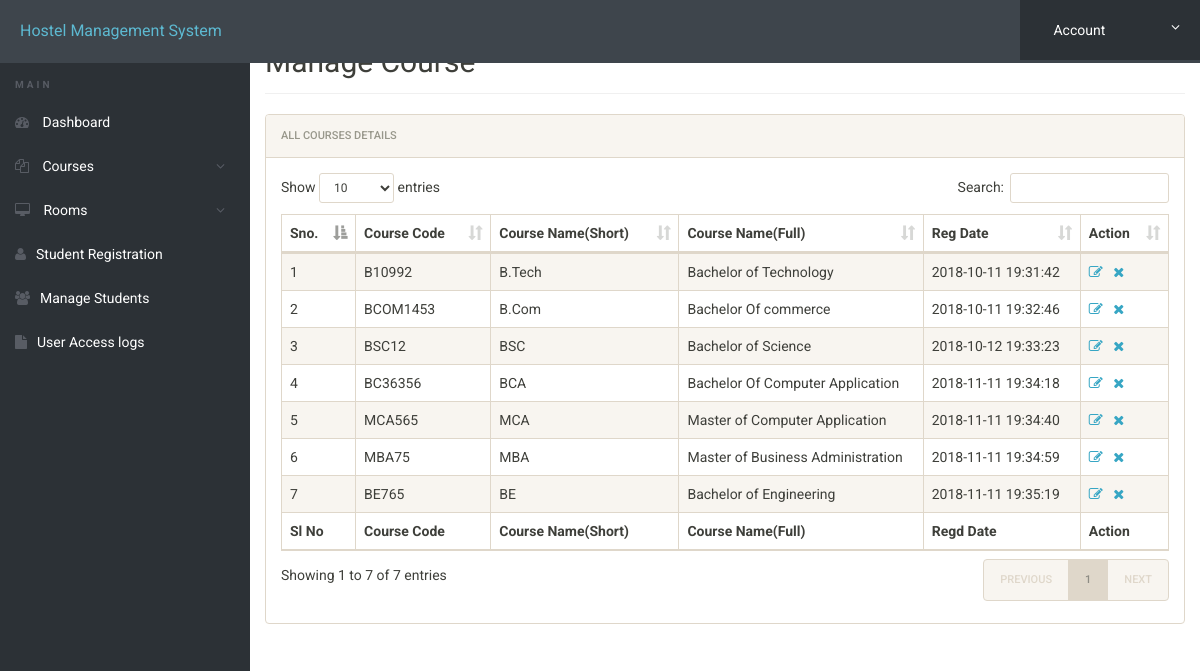
/admin/manage-courses.php (signed in), run on an earlier commit of the app's database.
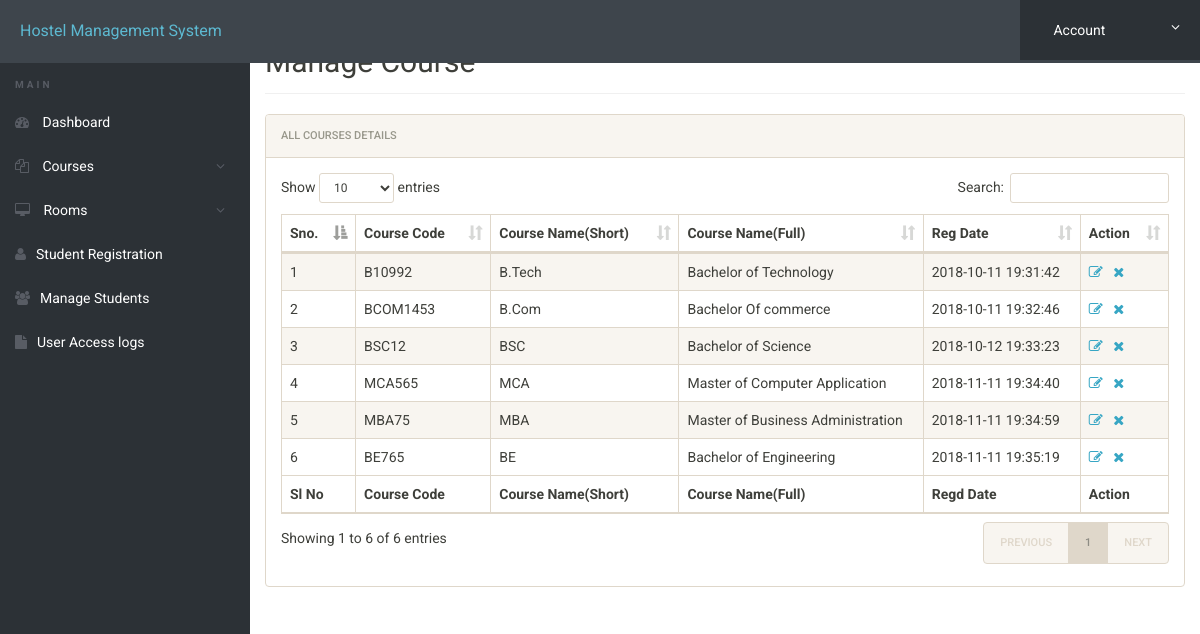
And on a later commit of the database.
### tables this page shows
CREATE TABLE `courses` (
  `id` int(11) NOT NULL,
  `course_code` varchar(255) NOT NULL,
  `course_sn` varchar(255) NOT NULL,
  `course_fn` varchar(255) NOT NULL,
  `posting_date` timestamp NOT NULL DEFAULT CURRENT_TIMESTAMP
);

### admin/manage-courses.php (the view, shortened to what this page needs)
<?php
include('includes/config.php');
?>
<!doctype html>
<html lang="en" class="no-js">
<head>
	<link rel="stylesheet" href="css/font-awesome.min.css">
	<link rel="stylesheet" href="css/bootstrap.min.css">
	<link rel="stylesheet" href="css/dataTables.bootstrap.min.css">
	<link rel="stylesheet" href="css/bootstrap-social.css">
	<link rel="stylesheet" href="css/bootstrap-select.css">
	<link rel="stylesheet" href="css/fileinput.min.css">
	<link rel="stylesheet" href="css/awesome-bootstrap-checkbox.css">
	<link rel="stylesheet" href="css/style.css">
</head>
<body>
	<?php include('includes/header.php');?>
	<div class="ts-main-content">
			<?php include('includes/sidebar.php');?>
		<div class="content-wrapper">
			<div class="container-fluid">
				<div class="row">
					<div class="col-md-12">
						<h2 class="page-title">Manage Course</h2>
						<div class="panel panel-default">
							<div class="panel-heading">All Courses Details</div>
							<div class="panel-body">
								<table id="zctb" class="display table table-striped table-bordered table-hover" cellspacing="0" width="100%">
									<thead>
										<tr>
											<th>Sno.</th>
											<th>Course Code</th>
											<th>Course Name(Short)</th>
											<th>Course Name(Full)</th>
											<th>Reg Date </th>
											<th>Action</th>
										</tr>
									</thead>
									<tfoot>
										<tr>
											<th>Sl No</th>
											<th>Course Code</th>
											<th>Course Name(Short)</th>
											<th>Course Name(Full)</th>
											<th>Regd Date</th>
											<th>Action</th>										</tr>
									</tfoot>
									<tbody>
<?php
$ret="select * from courses";
$stmt= $mysqli->prepare($ret) ;
$stmt->execute() ;
$res=$stmt->get_result();
$cnt=1;
while($row=$res->fetch_object())
	  {
	  	?>
<tr><td><?php echo $cnt;;?></td>
<td><?php echo $row->course_code;?></td>
<td><?php echo $row->course_sn;?></td>
<td><?php echo $row->course_fn;?></td>
<td><?php echo $row->posting_date;?></td>
<td><a href="edit-course.php?id=<?php echo $row->id;?>"><i class="fa fa-edit"></i></a>&nbsp;&nbsp;
<a href="manage-courses.php?del=<?php echo $row->id;?>" onclick="return confirm("Do you want to delete");"><i class="fa fa-close"></i></a></td>
										</tr>
									<?php
$cnt=$cnt+1;
									 } ?>
									</tbody>
								</table>
							</div>
						</div>
					</div>
				</div>
			</div>
		</div>
	</div>
</body>
</html>

What changed in the data, as far as the page shows it:
removed courses: course_code "BC36356", course_sn "BCA", course_fn "Bachelor Of Computer Application", posting_date "2018-11-11 19:34:18"
Also different on the page:
text written by a page script: "Show entries Search: Showing 1 to 7 of 7 entries PREVIOUS 1 NEXT" → "Show entries Search: Showing 1 to 6 of 6 entries PREVIOUS 1 NEXT"
